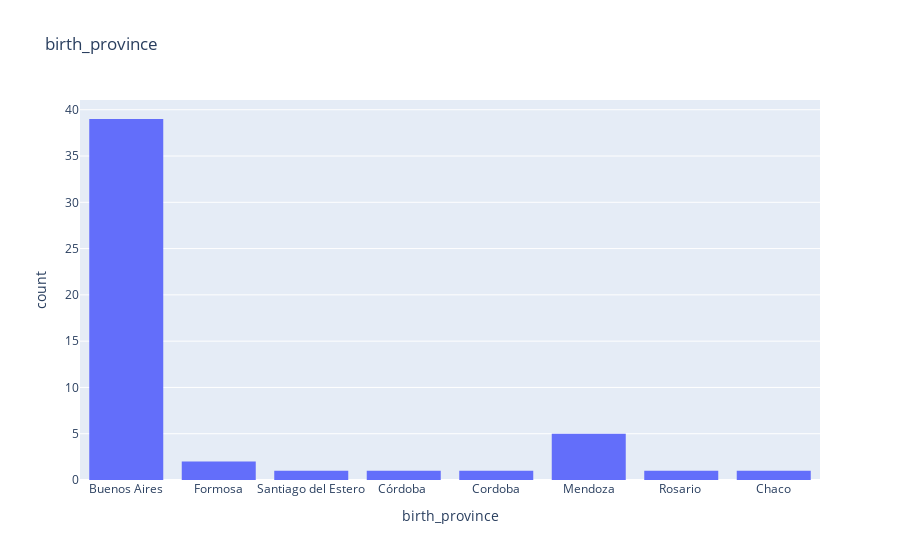

Source (notebook cell):
### Code cell
fig = px.histogram(df, x='birth_province', title="birth_province")
fig.show()

### Figure 1 — Plotly figure (JSON) as saved in the notebook; plotly's stock layout.template omitted (floating-point values rounded to 4 significant figures)
{"data": [{"alignmentgroup": "True", "bingroup": "x", "hovertemplate": "birth_province=%{x}<br>count=%{y}<extra></extra>", "legendgroup": "", "marker": {"color": "#636efa", "pattern": {"shape": ""}}, "name": "", "offsetgroup": "", "orientation": "v", "showlegend": false, "type": "histogram", "x": [null, "Buenos Aires", "Buenos Aires", "Buenos Aires", null, "Formosa", "Buenos Aires", "Buenos Aires", "Buenos Aires", "Santiago del Estero", "Buenos Aires", null, "Buenos Aires", "Buenos Aires", "Córdoba ", "Buenos Aires", "Buenos Aires", "Buenos Aires", null, "Buenos Aires", "Buenos Aires", null, "Buenos Aires", null, "Cordoba", null, "Buenos Aires", "Buenos Aires", "Buenos Aires", null, "Mendoza", null, "Mendoza", "Buenos Aires", "Mendoza", null, "Buenos Aires", "Buenos Aires", null, "Buenos Aires", "Rosario ", "Buenos Aires", "Buenos Aires", "Buenos Aires", null, "Buenos Aires", "Buenos Aires", "Buenos Aires", null, null, "Buenos Aires", "Buenos Aires", "Buenos Aires", "Buenos Aires", null, null, "Buenos Aires", "Formosa", "Buenos Aires", null, "Buenos Aires", "Buenos Aires", null, null, null, null, "Mendoza", "Mendoza", "Buenos Aires", "Buenos Aires", null, "Buenos Aires", "Chaco"], "xaxis": "x", "yaxis": "y"}], "layout": {"autosize": true, "barmode": "relative", "legend": {"tracegroupgap": 0}, "title": {"text": "birth_province"}, "xaxis": {"anchor": "y", "autorange": true, "domain": [0, 1], "range": [-0.5, 7.5], "title": {"text": "birth_province"}, "type": "category"}, "yaxis": {"anchor": "x", "autorange": true, "domain": [0, 1], "range": [0, 41.05], "title": {"text": "count"}}}}
